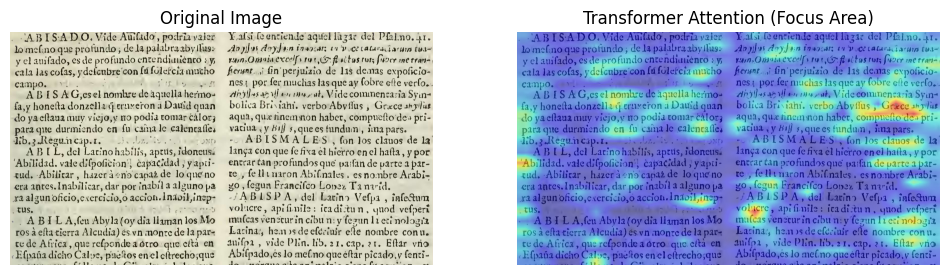
#> input picture attention_proof.png, 950 x 275 px; its folder holds only this picture in this run
$ python -i layout_splitter.py   (imports and definitions only)
#> lines starting #> are read from the running program, lines starting #| are printed output that depends on the picture; after the words box and inside, x2 and y2 are one past the last pixel; in counts of white or black regions, pixels touching at a corner belong together
import cv2
import numpy as np
import os
import glob

def split_dictionary_columns(image_path, output_dir="dataset_images/crops"):
#> called with image_path = 'attention_proof.png', output_dir = 'dataset_images/crops'
    os.makedirs(output_dir, exist_ok=True)
    img = cv2.imread(image_path)
#> img is the input picture: shape (275, 950, 3); mean B, G, R 201.2, 184, 171.8
    if img is None:
        return []

    gray = cv2.cvtColor(img, cv2.COLOR_BGR2GRAY)
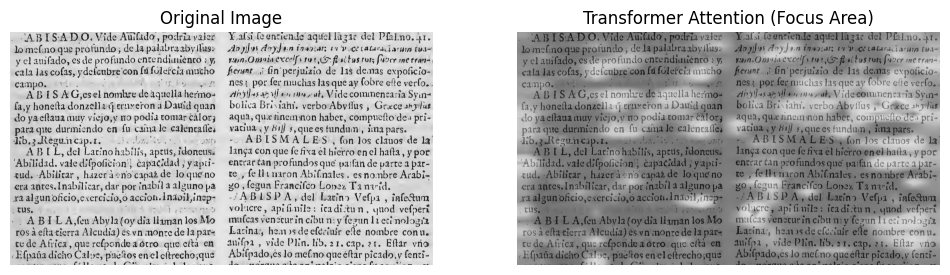
#> gray: shape (275, 950); min 0, max 255, mean 182.3
    _, thresh = cv2.threshold(gray, 150, 255, cv2.THRESH_BINARY_INV)
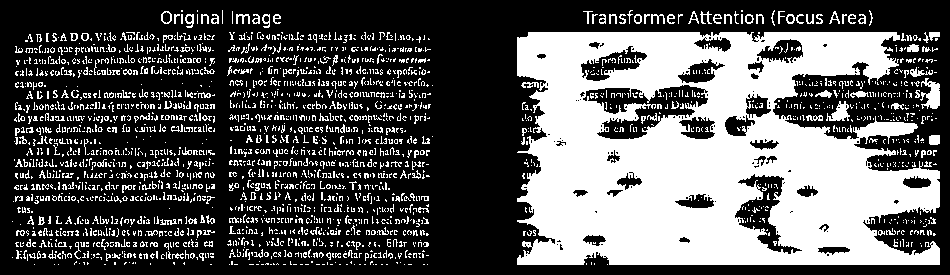
#> thresh: shape (275, 950); 35.1% white; 2305 white regions (2077 under 20 px), largest, box (x1, y1, x2, y2) and area: (517, 32, 940, 265) 68795, (920, 78, 940, 109) 368, (826, 101, 850, 121) 251

    kernel = cv2.getStructuringElement(cv2.MORPH_RECT, (20, 200))
    dilated = cv2.dilate(thresh, kernel, iterations=1)
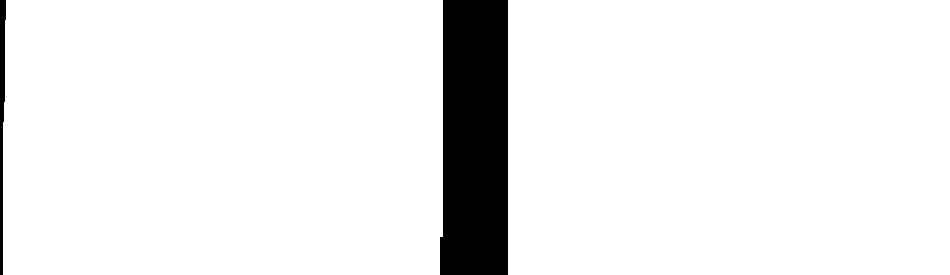
#> dilated: shape (275, 950); 92.7% white; 2 black regions

    contours, _ = cv2.findContours(dilated, cv2.RETR_EXTERNAL, cv2.CHAIN_APPROX_SIMPLE)
#> contours = 2 contours; box (x1, y1, x2, y2) and area: (508, 0, 950, 275) 120834, (3, 0, 443, 275) 119930
    valid_contours = [c for c in contours if cv2.contourArea(c) > 10000]
#> valid_contours has the same summary as contours
    valid_contours = sorted(valid_contours, key=lambda c: cv2.boundingRect(c)[0])

    crop_paths = []
    base_name = os.path.basename(image_path)

    for i, contour in enumerate(valid_contours):
        x, y, w, h = cv2.boundingRect(contour)
        pad = 20
        y1, y2 = max(0, y-pad), min(img.shape[0], y+h+pad)
        x1, x2 = max(0, x-pad), min(img.shape[1], x+w+pad)

        crop = img[y1:y2, x1:x2]
        out_path = os.path.join(output_dir, f"column_{i+1}_{base_name}")
        cv2.imwrite(out_path, crop)
        crop_paths.append(out_path)
#> this loop made 2 passes
#> (x, y, w, h, pad, y1, y2, x1) on pass 1: (3, 0, 440, 275, 20, 0, 275, 0)
#> (contour, x, y, w, h, pad, y1, y2) on pass 2: ([[508, 0], [508, 274], [949, 274], [949, 0]], 508, 0, 442, 275, 20, 0, 275)
#> pass 1, in split_dictionary_columns, `crop = img[y1:y2, x1:x2]`:
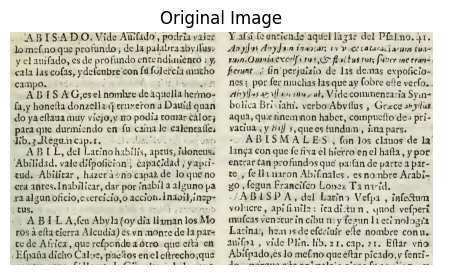
#> crop: shape (275, 463, 3); mean B, G, R 188.2, 204.6, 205.5
#> pass 2, in split_dictionary_columns, `crop = img[y1:y2, x1:x2]`:
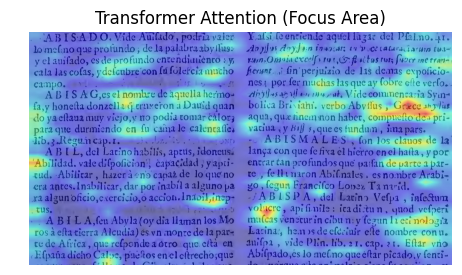
#> crop: shape (275, 462, 3); mean B, G, R 211.3, 159.5, 133.4
#> after the loop, crop_paths = 2 items

    return crop_paths

# --- BATCH EXECUTION ---
input_directory = "dataset_images/"
all_raw_images = glob.glob(os.path.join(input_directory, "raw*.jpg")) # Finds all your raw PDF pages

# [7 lines not run here, left out]

>>> result = split_dictionary_columns('attention_proof.png')
#> result = 2 items
